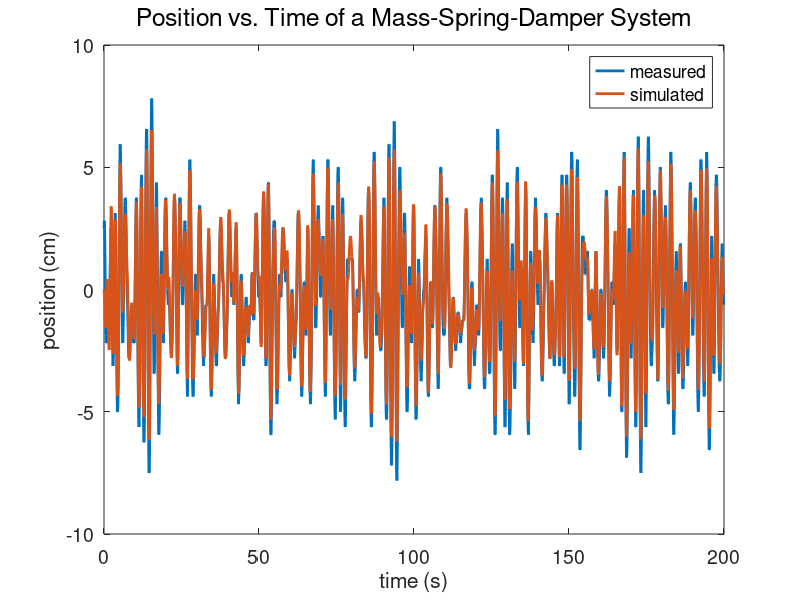

The MATLAB source for this figure: (Note: this script raises an error after producing the figure.)
%% MAE 283A: Homework 2, Question 3

% By David Lim

%% 3.1: Parameter estimation

% Load data
clear
load('mass_spring_damper.mat')

% Define indices
t_i = 3;
N = length(t);
idx = (t_i:N);

% Define data matrices
PHI = [ u(idx-1) u(idx-2) -y(idx-1) -y(idx-2) ];
Y = y(idx);

% Compute LS estimate
theta_LS = PHI\Y

%% 3.2: Simulation

% Sampling time:
Delta_T = mean(diff(t));

% Define discrete-time transfer function model
num = theta_LS(1:2)';
den = [1 theta_LS(3:4)'];
G = tf(num,den,Delta_T);

% Simulate model with input data
y_sim = lsim(G,u,t);

% Plot results
figure(1)
h = plot(t,[y y_sim],'LineWidth',2);
xlabel('time (s)')
ylabel('position (cm)')
legend('measured','simulated')
set(gca,'FontSize',14)
title('Position vs. Time of a Mass-Spring-Damper System','FontWeight','Normal','FontSize',18)

%% 3.3: Physical parameter estimation

% Obtain DC gain
gain_dc = evalfr(G,1);

% Obtain approximate damped resonant frequency and peak gain
[gain_max,w_d] = getPeakGain(G);

% Estimate damping ratio based on normalized resonant peak gain
syms zeta; zeta = min( double( solve( (2*zeta*sqrt(1-zeta^2))^-1 == gain_max/gain_dc, zeta ) ) );

% Estimate natural frequency
w_n = w_d/sqrt(1-zeta^2);

% Estimate spring constant (N/m) (made sure to convert cm to m)
k_hat = 1/(0.01*gain_dc)

% Estimate mass (kg)
m_hat = k_hat/w_n^2

% Estimate damping coefficient (Ns/m)
b_hat = zeta*2*m_hat*w_n

% I would have preferred using this:
% Gc = d2c(G,'zoh')

% Compare frequency responses of each model
Gc = tf(1,[m_hat b_hat k_hat]);
bode(0.01*G)
hold on
bode(Gc)
hold off
shg
legend({'discrete model','continuous model'})

%%

figure(2)
plot(t,y-y_sim,'LineWidth',2);
xlabel('time (s)')
ylabel('simulation error (cm)')
set(gca,'FontSize',14)
title('Position vs. Time of a Mass-Spring-Damper System','FontWeight','Normal','FontSize',18)